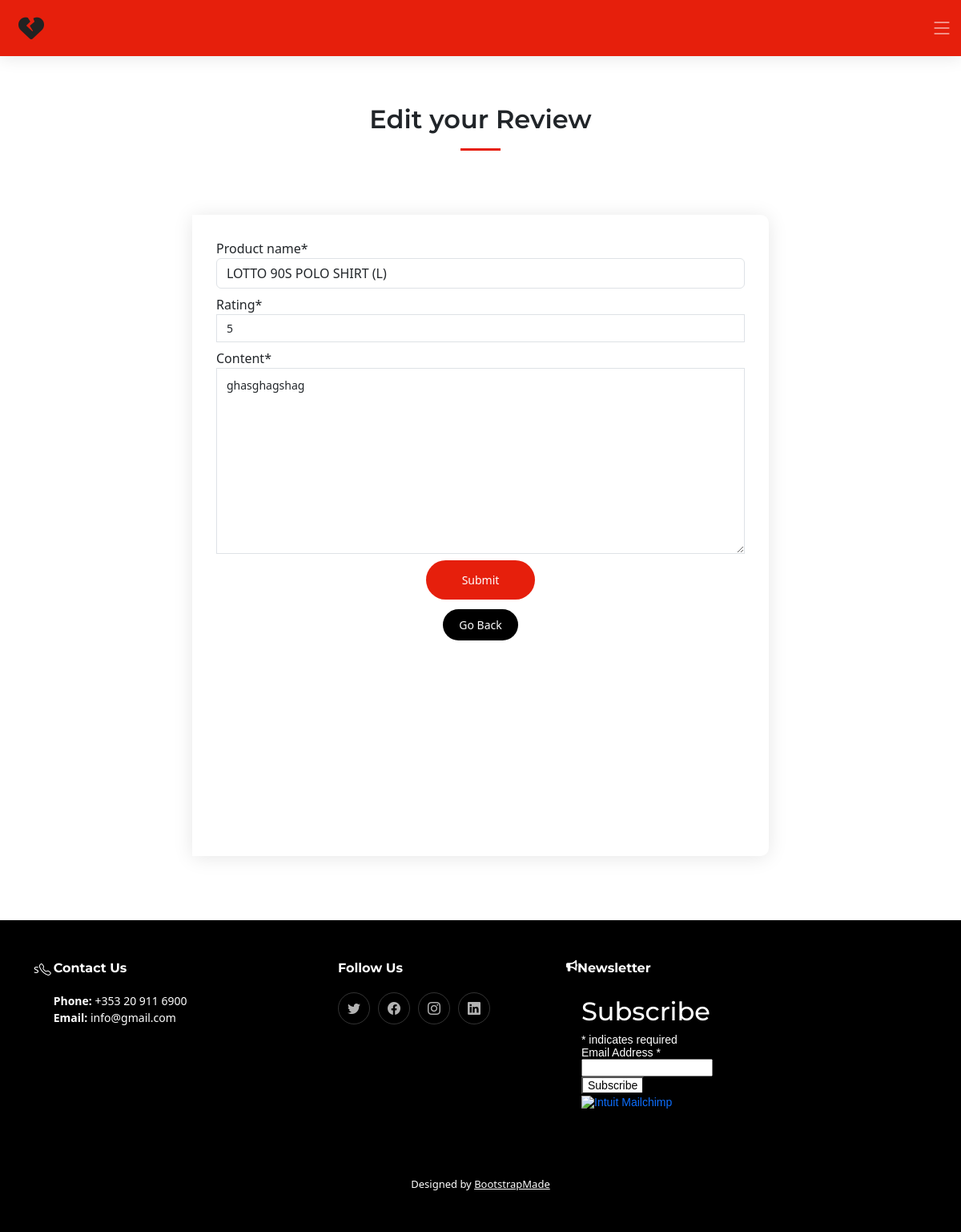
The app's page /reviews/edit/6/ (signed in) with its own data.
### reviews/models.py (models this page shows, shortened)
class Reviews(models.Model):
    reviews_id = models.AutoField(primary_key=True)
    author = models.ForeignKey(
        User, on_delete=models.CASCADE, related_name="user_reviews"
    )
    rating = models.IntegerField(
        default=5,
        validators=[
            MaxValueValidator(5),
            MinValueValidator(1)
            ])
    content = models.TextField()
    featured_image_url = models.ForeignKey(
        Product, on_delete=models.CASCADE,
        related_name="products_image_url", null=True)
    product_name = models.ForeignKey(
        Product, on_delete=models.CASCADE,
        related_name="products_name", null=True,
        limit_choices_to={'orderlineitem__isnull': False})
    created_date = models.DateTimeField(auto_now_add=True)
    status = models.IntegerField(choices=STATUS, default=1)
    class Meta:
        ordering = ['-created_date']

### reviews/views.py (the view, shortened to what this page needs)
# urls.py: path("edit/<int:pk>/", views.ReviewsEdit.as_view(), name="edit_reviews"),
class ReviewsEdit(LoginRequiredMixin, generic.UpdateView):
    model = Reviews
    form_class = ReviewsForm
    template_name = 'reviews/edit_reviews.html'
    success_url = reverse_lazy('reviews')

### reviews/forms.py (shortened to what this page needs)
class ReviewsForm(forms.ModelForm):
    class Meta:
        model = Reviews
        fields = (
              "product_name", "rating", "content", )

### bag/contexts.py (called while the page is built, shortened)
def bag_contents(request):
    bag_items = []
    total = 0
    product_count = 0
    bag = request.session.get('bag', {})
    if total < settings.FREE_DELIVERY_THRESHOLD:
        delivery = total * Decimal(settings.STANDARD_DELIVERY_PERCENTAGE / 100)
        free_delivery_delta = settings.FREE_DELIVERY_THRESHOLD - total
    else:
        delivery = 0
        free_delivery_delta = 0
    grand_total = delivery + total
    context = {
        'bag_items': bag_items,
        'total': total,
        'product_count': product_count,
        'delivery': delivery,
        'free_delivery_delta': free_delivery_delta,
        'free_delivery_threshold': settings.FREE_DELIVERY_THRESHOLD,
        'grand_total': grand_total,
    }
    return context

### products/models.py (called while the page is built)
    def __str__(self):
        return self.name

### reviews/templates/reviews/edit_reviews.html (shortened to what this page needs)
{% extends "base.html" %}
{% load static %}
{% block content %}
<section id="contact" class="contact">
    <div class="container" data-aos="fade-up">
        <div class="section-header">
            <h2>Edit your Review </h2>
        </div>
        <div class="col-lg-8 container d-flex justify-content-center align-items-center vh-100">
            <form method="post" class="php-email-form" id="contact-form">
                <div class="row">
                    <div class="form-group">
                        {{ form|crispy  }}
                        <div class="text-center small">
                            <div class="text-center"><button type="submit">Submit</button></div>
                            <br>
                            <a href="{% url 'reviews' %}" class="black-button">Go Back</a>
                        </div>
                    </div>
                </div>
            </form>
        </div>
    </div>
</section>
{% endblock %}

### static/css/base.css (style rules this page uses)
html { height: 100%; }
:root { --font-default: "Open Sans", system-ui, -apple-system, "Segoe UI", Roboto, "Helvetica Neue", Arial, "Noto Sans", "Liberation Sans", sans-serif, "Apple Color Emoji", "Segoe UI Emoji", "Segoe UI Symbol", "Noto Color Emoji"; --font-primary: "Montserrat", sans-serif; --font-secondary: "Poppins", sans-serif; }
:root { --color-default: #222222; --color-primary: #e61f0c; --color-secondary: #E2532F; }
:root { scroll-behavior: smooth; }
body { font-family: var(--font-default); color: var(--color-default); }
a { color: var(--color-primary); text-decoration: none; }
h1, h2, h3, h4, h5, h6 { font-family: var(--font-primary); }
section { padding: 60px 0; overflow: hidden; }
.section-header { text-align: center; padding-bottom: 60px; }
.section-header h2 { font-size: 32px; font-weight: 600; margin-bottom: 20px; padding-bottom: 20px; position: relative; }
.section-header h2:after { content: ""; position: absolute; display: block; width: 50px; height: 3px; background: var(--color-primary); left: 0; right: 0; bottom: 0; margin: auto; }
select, select option { color: #000000; }
.black-button { background-color: #000; border: 0; padding: 10px 20px; color: #fff; transition: 0.4s; border-radius: 50px; text-decoration: none; }
.sticked-header-offset { margin-top: 70px; }
section { scroll-margin-top: 70px; }
@media (min-width: 1200px) { .container { max-width: 80%; } }
.contact .php-email-form { width: 100%; height: 100%; background: #fff; box-shadow: 0px 2px 25px rgba(0, 0, 0, 0.1); padding: 30px; border-radius: 0 10px 10px 0; }
.contact .php-email-form .form-group { padding-bottom: 8px; }
.contact .php-email-form input, .contact .php-email-form textarea { border-radius: 0; box-shadow: none; font-size: 14px; }
.contact .php-email-form input[type=text], .contact .php-email-form input[type=email], .contact .php-email-form textarea { padding: 12px 15px; }
.contact .php-email-form textarea { padding: 10px 12px; }
.contact .php-email-form button[type=submit] { background: var(--color-primary); border: 0; padding: 14px 45px; color: #fff; transition: 0.4s; border-radius: 50px; }

### records on screen
Reviews: product_name "LOTTO 90S POLO SHIRT (L)", rating "5", content "ghasghagshag"
